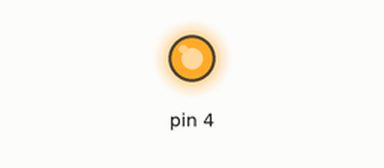
A sketch run on a simulated Arduino Uno, built with avr-gcc and run on an emulated ATmega328P. Shown: output pins drawn as LEDs (lit = HIGH).

Above: at 0.75 s.
At 5.2 s:
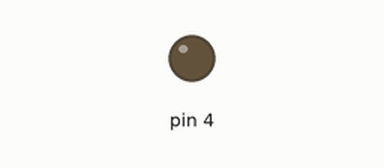
Timing chart, 0 to 6.2 s (numbered marks = the images above):
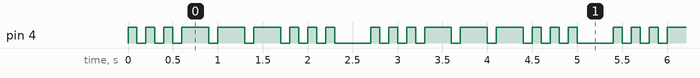

Measured:
- by itself, pin 4: repeats every 2.7 s: 2 × (LOW 0.10 s, HIGH 0.10 s), 3 × (LOW 0.10 s, HIGH 0.30 s), 3 × (LOW 0.10 s, HIGH 0.10 s), LOW 0.40 s, HIGH 0.10 s
- by itself, everything shown: repeats every 2.7 s, in 18 steps

The sketch:

02.6_beep02.ino
```cpp
const int time = 100;
const int wating = 100;

void setup() {
  pinMode(4,OUTPUT);

}

void loop() {
  // 모르스 Sos
  morse_s();
  morse_o();
  morse_s();
  delay(300);

}

void morse_s()
{
  dot();
  dot();
  dot();
}

void morse_o()
{
  bar();
  bar();
  bar();
}

void dot()
{
  digitalWrite(4,HIGH);
  delay(time);
  digitalWrite(4,LOW);

  delay(wating);
}

void bar()
{
  digitalWrite(4,HIGH);
  delay(3*time);
  digitalWrite(4,LOW);

  delay(wating);
}
```
